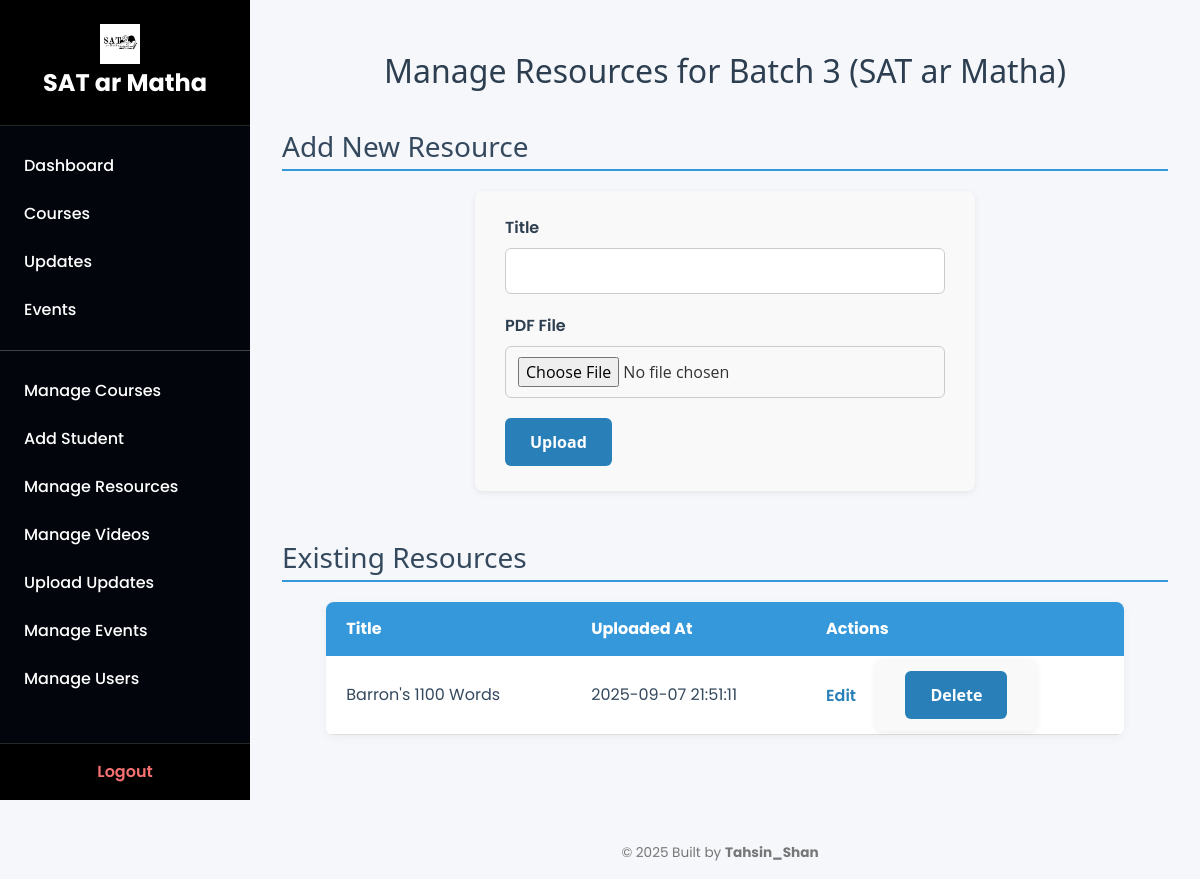
The app's page /admin/course/3/resources (signed in) with its own data.
### tables this page shows
CREATE TABLE courses (
        id INTEGER PRIMARY KEY AUTOINCREMENT,
        name TEXT NOT NULL,
        code TEXT NOT NULL,
        syllabus_pdf TEXT
    );

CREATE TABLE resources (
        id INTEGER PRIMARY KEY AUTOINCREMENT,
        course_id INTEGER NOT NULL,
        filename TEXT NOT NULL,
        title TEXT,
        uploaded_at TEXT DEFAULT CURRENT_TIMESTAMP,
        FOREIGN KEY(course_id) REFERENCES courses(id) ON DELETE CASCADE
    );

### app.py (the view, shortened to what this page needs)
@app.route('/admin/course/<int:course_id>/resources', methods=['GET', 'POST'])
@login_required
def manage_resources(course_id):
    if session.get('role') != 'admin':
        return redirect(url_for('dashboard'))
    conn = get_db_connection()
    course = conn.execute('SELECT * FROM courses WHERE id = ?', (course_id,)).fetchone()
    if not course:
        conn.close()
        return "Course not found", 404
    resources = conn.execute('SELECT * FROM resources WHERE course_id = ?', (course_id,)).fetchall()
    conn.close()
    return render_template('manage_resources.html', course=course, resources=resources)

### app.py (called while the page is built)
def get_db_connection():
    conn = sqlite3.connect('database.db')
    conn.row_factory = sqlite3.Row
    return conn

def login_required(f):
    @wraps(f)
    def decorated_function(*args, **kwargs):
        if 'user_id' not in session:
            return redirect(url_for('login'))
        return f(*args, **kwargs)
    return decorated_function

@app.context_processor
def inject_user_role():
    return dict(role=session.get('role'))

@app.context_processor
def inject_user_role():
    return dict(role=session.get('role'))

### templates/manage_resources.html (shortened to what this page needs)
{% extends "dashboard_base.html" %}
{% block content %}
<h2>Manage Resources for {{ course.name }} ({{ course.code }})</h2>
<h3>Add New Resource</h3>
<form method="POST" enctype="multipart/form-data">
  <label for="title">Title</label>
  <input type="text" name="title" id="title" required>
  <label for="resource_pdf">PDF File</label>
  <input type="file" name="resource_pdf" id="resource_pdf" accept="application/pdf" required>
  <button type="submit">Upload</button>
</form>
<h3>Existing Resources</h3>
{% if resources %}
<table>
  <thead>
    <tr><th>Title</th><th>Uploaded At</th><th>Actions</th></tr>
  </thead>
  <tbody>
    {% for r in resources %}
      <tr>
        <td>{{ r.title }}</td>
        <td>{{ r.uploaded_at }}</td>
        <td>
          <a href="{{ url_for('edit_resource', resource_id=r.id) }}">Edit</a>
          <form method="POST" action="{{ url_for('delete_resource', resource_id=r.id) }}" style="display:inline;" onsubmit="return confirm('Delete this resource?');">
            <button type="submit">Delete</button>
          </form>
        </td>
      </tr>
    {% endfor %}
  </tbody>
</table>
{% else %}
<p>No resources uploaded yet.</p>
{% endif %}
{% endblock %}

### static/css/style.css (style rules this page uses)
body { font-family: 'Poppins', sans-serif; margin: 0; background-color: #f4f7fa; color: #333; display: flex; flex-direction: column; }
input[type="text"], input[type="file"] { width: 100%; padding: 10px; margin-bottom: 15px; border: 1px solid #ccc; border-radius: 5px; box-sizing: border-box; }
h2 { font-family: 'Segoe UI', Tahoma, Geneva, Verdana, sans-serif; font-size: 2rem; color: #2c3e50; margin-bottom: 40px; text-align: center; }

### templates/dashboard_base.html (style rules this page uses)
* { box-sizing: border-box; margin: 0; padding: 0; font-family: 'Poppins', sans-serif; }
body.dashboard-body { display: flex; flex-direction: column; min-height: 100vh; background-color: #f5f7fa; color: #333; }

### templates/manage_resources.html (style rules this page uses)
h2 { font-family: 'Segoe UI', Tahoma, Geneva, Verdana, sans-serif; font-size: 2rem; color: #2c3e50; margin-bottom: 30px; text-align: center; }
h3 { font-family: 'Segoe UI', Tahoma, Geneva, Verdana, sans-serif; color: #34495e; margin-top: 40px; margin-bottom: 20px; border-bottom: 2px solid #3498db; padding-bottom: 5px; }
form { background: #f9f9f9; padding: 25px 30px; border-radius: 8px; box-shadow: 0 2px 6px rgba(0,0,0,0.07); max-width: 500px; margin: 0 auto 50px auto; font-family: 'Open Sans', sans-serif; }
form label { display: block; font-weight: 600; margin-bottom: 8px; color: #2c3e50; }
form input[type="text"], form input[type="file"] { width: 100%; padding: 10px 12px; margin-bottom: 20px; border: 1.8px solid #ccc; border-radius: 6px; font-size: 1rem; transition: border-color 0.3s ease; }
form button[type="submit"] { background-color: #2980b9; color: white; border: none; padding: 12px 25px; border-radius: 6px; font-weight: 700; font-size: 1rem; cursor: pointer; transition: background-color 0.3s ease; }
table { width: 90%; margin: 0 auto 60px auto; border-collapse: collapse; font-family: 'Open Sans', sans-serif; box-shadow: 0 2px 10px rgba(0,0,0,0.05); border-radius: 8px; overflow: hidden; }
thead { background-color: #3498db; color: white; font-weight: 700; }
thead th { padding: 15px 20px; text-align: left; }
tbody tr { background-color: #fff; border-bottom: 1px solid #ddd; transition: background-color 0.3s ease; }
tbody td { padding: 15px 20px; vertical-align: middle; color: #34495e; }
tbody a { color: #2980b9; font-weight: 600; text-decoration: none; margin-right: 15px; transition: color 0.3s ease; }
tbody form button { background-color: #e74c3c; color: white; border: none; padding: 7px 14px; border-radius: 6px; font-weight: 600; cursor: pointer; font-size: 0.9rem; transition: background-color 0.3s ease; }

### records on screen
courses: name "Batch 3", code "SAT ar Matha"
resources: title "Barron's 1100 Words", uploaded_at "2025-09-07 21:51:11"
